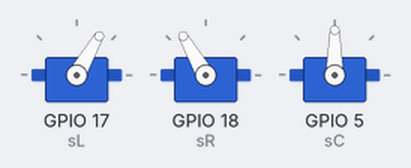
A sketch run on a simulated ESP32. Shown: 3 × servo.

Above: at 5.05 s.
At 6.5 s:
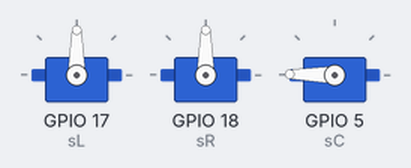
At 8.0 s:
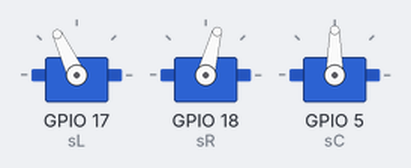
Timing chart, 0 to 11.9 s (numbered marks = the images above):
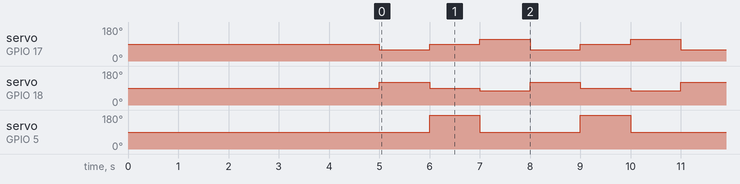

The sketch:

ESP32singleservotest.ino
```cpp
#include <ESP32Servo.h>
// sL is the Left servo and is attached to pin 18

Servo sL;
Servo sR;
Servo sC;
void setup(){
  // put your setup code here, to run once:
  sL.attach(17);
  sR.attach(18);
  sC.attach(5);
  delay(5000);
}

void loop() {
  // put your main code here, to run repeatedly:
  sL.write(60);
  sR.write(120);
  sC.write(90);
  delay(1000);
  sL.write(90);
  sR.write(90);
  sC.write(179);
  delay(1000);
  sL.write(115);
  sR.write(75);
  sC.write(90);
  delay(1000);
}
```

Measured:
- by itself, servo on GPIO 17 (sL): repeats every 3.0 s: 90° 1.0 s, 115° 1.0 s, 60° 1.0 s
- by itself, servo on GPIO 18 (sR): repeats every 3.0 s: 90° 1.0 s, 75° 1.0 s, 120° 1.0 s
- by itself, servo on GPIO 5 (sC): alternates 179° for 1.0 s and 90° for 2.0 s
